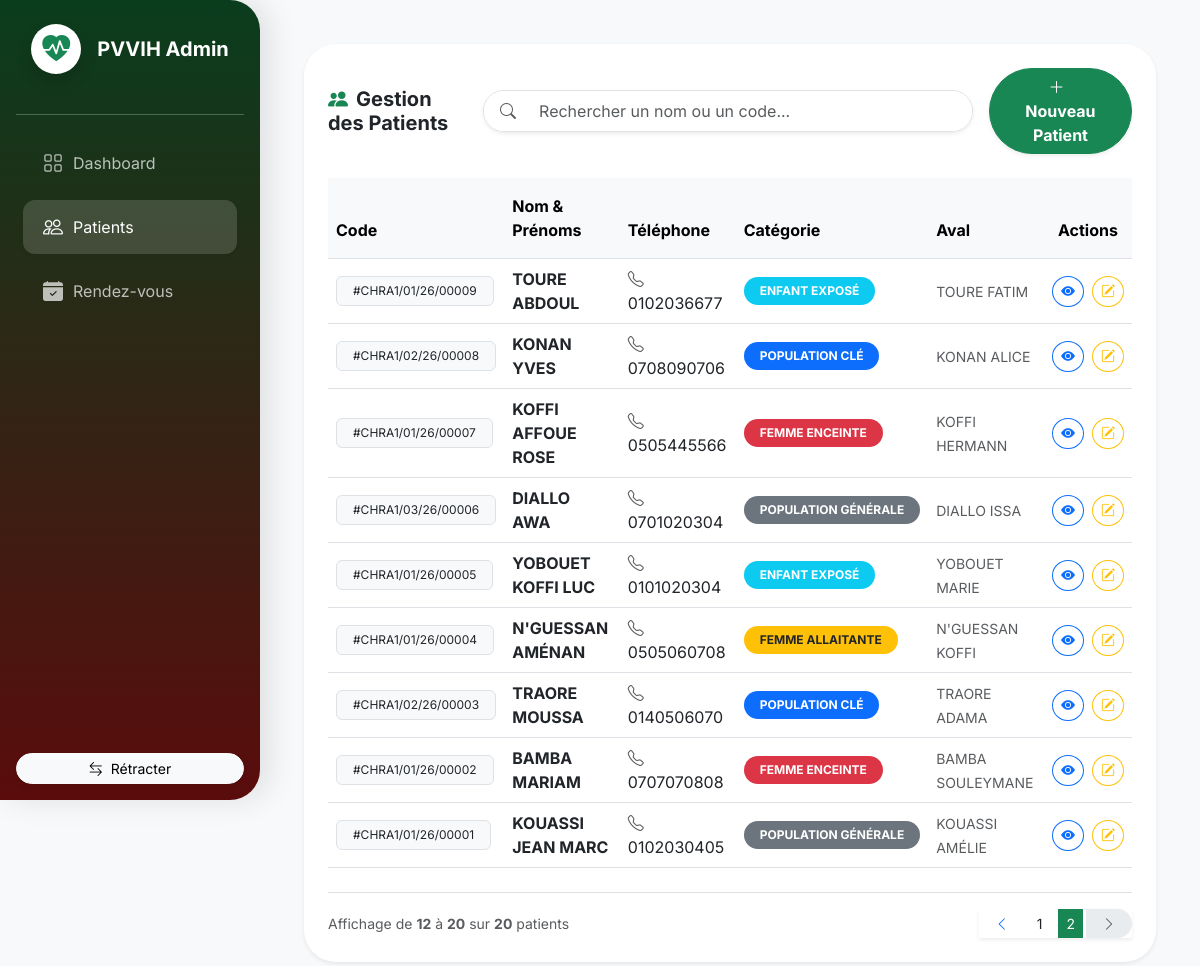
The app's page /pages/patients.php?p=2 with its own data.
### tables this page shows
CREATE TABLE IF NOT EXISTS `patients` (
  `id` int NOT NULL AUTO_INCREMENT,
  `code` varchar(50) NOT NULL,
  `nom` varchar(100) DEFAULT NULL,
  `prenoms` varchar(100) DEFAULT NULL,
  `sexe` char(1) DEFAULT NULL,
  `date_naissance` date DEFAULT NULL,
  `age` int DEFAULT NULL,
  `quartier` varchar(100) DEFAULT NULL,
  `telephone1` varchar(20) DEFAULT NULL,
  `telephone2` varchar(20) DEFAULT NULL,
  `categorie` varchar(50) DEFAULT NULL,
  PRIMARY KEY (`id`),
  UNIQUE KEY `code` (`code`)
);

### pages/patients.php (the view, shortened to what this page needs)
<?php
require_once '../config/db.php';
$elements_par_page = 11;
$page_actuelle = isset($_GET['p']) ? (int)$_GET['p'] : 1;
$debut = ($page_actuelle - 1) * $elements_par_page;
$total_query = $pdo->query("SELECT COUNT(*) FROM patients");
$total_patients = $total_query->fetchColumn();
$total_pages = ceil($total_patients / $elements_par_page);
$sql = "SELECT p.*, MAX(a.nom_complet) as nom_aval
        FROM patients p
        LEFT JOIN avals a ON p.id = a.patient_id
        GROUP BY p.id
        ORDER BY p.id DESC
        LIMIT $debut, $elements_par_page";
$stmt = $pdo->query($sql);
if (!function_exists('getBadgeClass')) {
    function getBadgeClass($categorie) {
        switch ($categorie) {
            case 'FEMME ENCEINTE': return 'bg-danger text-white';
            case 'FEMME ALLAITANTE': return 'bg-warning text-dark';
            case 'ENFANT EXPOSÉ': return 'bg-info text-white';
            case 'POPULATION CLÉ': return 'bg-primary text-white';
            default: return 'bg-secondary text-white';
        }
    }
}
?>
<!DOCTYPE html>
<html lang="fr">
<head>
    <link href="https://cdn.jsdelivr.net/npm/bootstrap@5.3.0/dist/css/bootstrap.min.css" rel="stylesheet">
    <link rel="stylesheet" href="https://cdn.jsdelivr.net/npm/bootstrap-icons@1.11.0/font/bootstrap-icons.css">
    <link rel="stylesheet" href="../css/styles.css">
</head>
<body class="bg-light">
    <?php include '../includes/sidebar.php'; ?>
    <div id="content">
        <div class="container-fluid px-4 mt-4">
            <div class="bg-white rounded-5 shadow-sm p-4 border-0">
                <div class="d-flex flex-column flex-md-row justify-content-between align-items-md-center mb-4 gap-3">
                    <h5 class="fw-bold mb-0 text-dark">
                        <i class="bi bi-people-fill text-success me-2"></i>Gestion des Patients
                    </h5>
                    <div class="input-group w-100 w-md-50 shadow-sm rounded-pill overflow-hidden border">
                        <span class="input-group-text bg-white border-0 ps-3"><i class="bi bi-search text-muted"></i></span>
                        <input type="text" id="searchPatient" class="form-control border-0 py-2" placeholder="Rechercher un nom ou un code...">
                    </div>
                    <button type="button" class="btn btn-success rounded-pill px-4 shadow-sm fw-bold" data-bs-toggle="modal" data-bs-target="#modalPatient">
                        <i class="bi bi-plus-lg me-2"></i>Nouveau Patient
                    </button>
                </div>
                <div class="table-responsive">
                    <table class="table table-hover align-middle mb-0" id="tablePatients">
                        <thead class="table-light border-bottom">
                            <tr>
                                <th class="py-3">Code</th>
                                <th class="py-3">Nom & Prénoms</th>
                                <th class="py-3">Téléphone</th>
                                <th class="py-3">Catégorie</th>
                                <th class="py-3">Aval</th>
                                <th class="py-3 text-center">Actions</th>
                            </tr>
                        </thead>
                        <tbody>
                            <?php if($total_patients > 0): ?>
                                <?php while ($row = $stmt->fetch()) : ?>
                                    <tr>
                                        <td><span class="badge bg-light text-dark border fw-normal py-2 px-3">#<?= htmlspecialchars($row['code']) ?></span></td>
                                        <td class="fw-bold text-dark text-uppercase"><?= htmlspecialchars($row['nom']) ?> <?= htmlspecialchars($row['prenoms']) ?></td>
                                        <td><i class="bi bi-telephone text-muted me-2"></i><?= htmlspecialchars($row['telephone1']) ?></td>
                                        <td>
                                            <span class="badge rounded-pill <?= getBadgeClass($row['categorie']) ?> px-3 py-2" style="font-size: 0.75rem;">
                                                <?= $row['categorie'] ?>
                                            </span>
                                        </td>
                                        <td><?= $row['nom_aval'] ? '<span class="text-muted small">'.$row['nom_aval'].'</span>' : '<small class="text-muted fst-italic">Aucun</small>' ?></td>
                                        <td class="text-center">
                                            <div class="d-flex justify-content-center gap-2">
                                                <a href="detail_patient.php?id=<?= $row['id'] ?>" class="btn btn-sm btn-outline-primary rounded-circle" title="Voir détails">
                                                    <i class="bi bi-eye-fill"></i>
                                                </a>
                                                <a href="edit_patient.php?id=<?= $row['id'] ?>" class="btn btn-sm btn-outline-warning rounded-circle" title="Modifier">
                                                    <i class="bi bi-pencil-square"></i>
                                                </a>
                                            </div>
                                        </td>
                                    </tr>
                                <?php endwhile; ?>
                            <?php else: ?>
                                <tr>
                                    <td colspan="6" class="text-center py-5 text-muted fst-italic">Aucun patient trouvé dans la base de données.</td>
                                </tr>
                            <?php endif; ?>
                        </tbody>
                    </table>
                </div>
                <div class="d-flex flex-column flex-md-row justify-content-between align-items-center mt-4 border-top pt-3 gap-3">
                    <div class="text-muted small">
                        Affichage de <b><?= ($total_patients > 0) ? ($debut + 1) : 0 ?></b> à <b><?= min($debut + $elements_par_page, $total_patients) ?></b> sur <b><?= $total_patients ?></b> patients
                    </div>
                    <?php if ($total_pages > 1): ?>
                    <nav>
                        <ul class="pagination pagination-sm mb-0 shadow-sm">
                            <li class="page-item <?= ($page_actuelle <= 1) ? 'disabled' : '' ?>">
                                <a class="page-link border-0 rounded-start-4 px-3" href="?p=<?= $page_actuelle - 1 ?>"><i class="bi bi-chevron-left"></i></a>
                            </li>
                            <?php for ($i = 1; $i <= $total_pages; $i++): ?>
                                <li class="page-item <?= ($page_actuelle == $i) ? 'active' : '' ?>">
                                    <a class="page-link border-0 mx-1 <?= ($page_actuelle == $i) ? 'bg-success text-white' : 'text-dark' ?>" href="?p=<?= $i ?>"><?= $i ?></a>
                                </li>
                            <?php endfor; ?>
                            <li class="page-item <?= ($page_actuelle >= $total_pages) ? 'disabled' : '' ?>">
                                <a class="page-link border-0 rounded-end-4 px-3" href="?p=<?= $page_actuelle + 1 ?>"><i class="bi bi-chevron-right"></i></a>
                            </li>
                        </ul>
                    </nav>
                    <?php endif; ?>
                </div>
            </div>
        </div>
    </div>
</body>
</html>

### css/styles.css (style rules this page uses)
:root { --side-gradient: linear-gradient(180deg, #0a3d1d 0%, #5a0c0c 100%); --bg-main: #f8f9fc; --transition: all 0.3s cubic-bezier(0.4, 0, 0.2, 1); --sidebar-width: 260px; --sidebar-collapsed-width: 85px; }
body { font-family: 'Inter', sans-serif; background-color: var(--bg-main); margin: 0; overflow-x: hidden; }
#content { margin-left: var(--sidebar-width); width: calc(100% - var(--sidebar-width)); transition: var(--transition); min-height: 100vh; padding: 20px; }

### records on screen
patients: code "CHRA1/01/26/00009", nom "TOURE", prenoms "ABDOUL", telephone1 "0102036677", categorie "ENFANT EXPOSÉ", nom_aval "TOURE FATIM"
patients: code "CHRA1/02/26/00008", nom "KONAN", prenoms "YVES", telephone1 "0708090706", categorie "POPULATION CLÉ", nom_aval "KONAN ALICE"
patients: code "CHRA1/01/26/00007", nom "KOFFI", prenoms "AFFOUE ROSE", telephone1 "0505445566", categorie "FEMME ENCEINTE", nom_aval "KOFFI HERMANN"
patients: code "CHRA1/03/26/00006", nom "DIALLO", prenoms "AWA", telephone1 "0701020304", categorie "POPULATION GÉNÉRALE", nom_aval "DIALLO ISSA"
patients: code "CHRA1/01/26/00005", nom "YOBOUET", prenoms "KOFFI LUC", telephone1 "0101020304", categorie "ENFANT EXPOSÉ", nom_aval "YOBOUET MARIE"
patients: code "CHRA1/01/26/00004", nom "N'GUESSAN", prenoms "AMÉNAN", telephone1 "0505060708", categorie "FEMME ALLAITANTE", nom_aval "N'GUESSAN KOFFI"
patients: code "CHRA1/02/26/00003", nom "TRAORE", prenoms "MOUSSA", telephone1 "0140506070", categorie "POPULATION CLÉ", nom_aval "TRAORE ADAMA"
patients: code "CHRA1/01/26/00002", nom "BAMBA", prenoms "MARIAM", telephone1 "0707070808", categorie "FEMME ENCEINTE", nom_aval "BAMBA SOULEYMANE"
patients: code "CHRA1/01/26/00001", nom "KOUASSI", prenoms "JEAN MARC", telephone1 "0102030405", categorie "POPULATION GÉNÉRALE", nom_aval "KOUASSI AMÉLIE"

### other values on screen
$debut + 1 "12"
min($debut + $elements_par_page, $total_patients) "20"
$total_patients "20"
